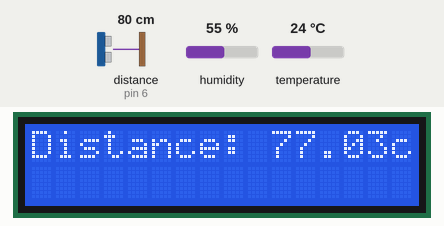
Bench run of a sketch on a simulated Arduino Uno, built with avr-gcc and run on an emulated ATmega328P. Parts: 16×2 character LCD. Wiring (inferred from the names in the program): ultrasonic range finder: trigger pin 7; echo pin 6. The inputs (shaded band) are chosen by the test bench; at power-on: distance to the obstacle (sensor on pin 6) 80 cm, humidity 55 %, temperature 24 °C. The echo pulse lasts 58.3 µs per cm; what the sketch prints to the serial monitor is not drawn.

Above: at 1.2 s.
1.3 s: distance to the obstacle (sensor on pin 6) set to 2 cm
At 3.2 s:
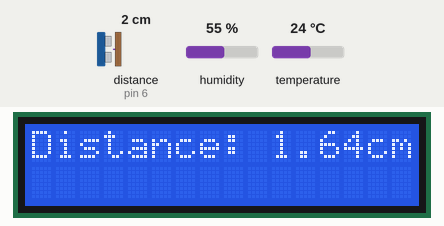
5.1 s: humidity set to 22 %
At 7.5 s:
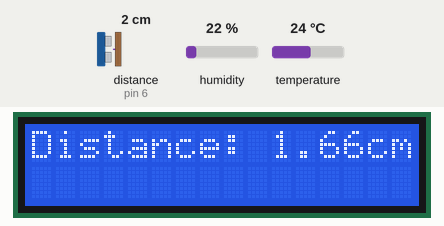
7.7 s: distance to the obstacle (sensor on pin 6) set to 60 cm
At 8.6 s:
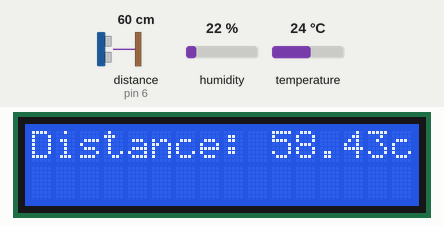
9.7 s: temperature set to 19 °C
At 12.1 s:
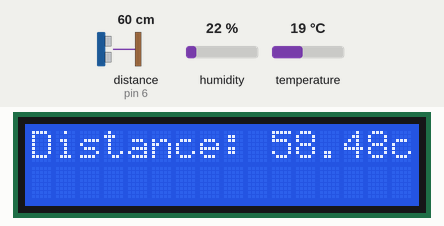
12.3 s: humidity set to 68 %
At 14.1 s:
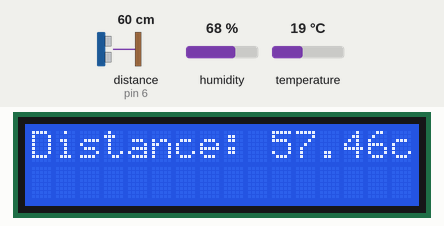
14.4 s: distance to the obstacle (sensor on pin 6) set to 18 cm
At 14.7 s:
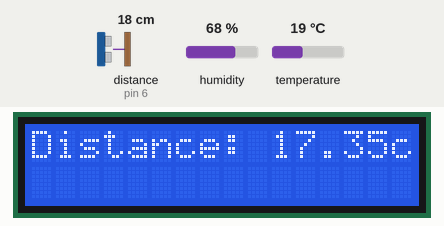
Timing chart, 0 to 16.9 s (numbered marks = the images above; inputs shaded):
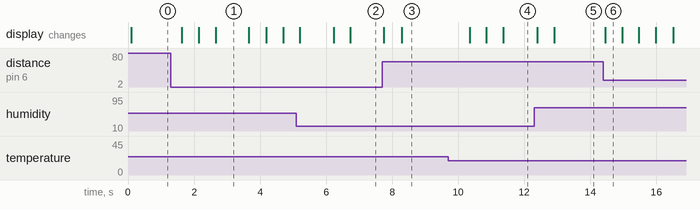

Measured:
- after the input at 1.3 s, the display: changes after 0.32 s (image 1)
- after the input at 5.1 s, the display: first differs from a run without the input after 1.1 s (image 2 shows a later state)
- after the input at 7.7 s, the display: first changes after 0.05 s (image 3 shows a later state)
- after the input at 9.7 s, the display: changes after 0.64 s (image 4)
- after the input at 12.3 s, the display: first changes after 0.10 s (image 5 shows a later state)
- after the input at 14.4 s, the display: changes after 0.06 s (image 6)
- what the display in image 1 shows lasts 1.0 s, from 2.7 s to 3.7 s

The sketch:

UltrasonicOnLCDWithDHT11.ino
```cpp
/*The goal for this lab was was to combine the DHT11 temperature sensor and the Ultrasonic
sensor to provide a more accurate reading*/

#include <DHT.h>
#include <LiquidCrystal.h>
#define DHTPIN 8      // the DHT11 data pin
#define DHTTYPE DHT11 // the DHT11 sensor type
DHT dht(DHTPIN, DHTTYPE);
//Define the echo pin
#define echoPin 6
//define the triPin
#define trigPin 7
#define maxDistance 100
// Pins for LCD display
LiquidCrystal lcd(2, 3, 4, 5, 11, 12);
void setup() {
  Serial.begin(9600);
  //Defining trigPin and echoPin pinModes
  pinMode(trigPin, OUTPUT);
  pinMode(echoPin, INPUT);
  //setting up the LCD
  dht.begin();
  lcd.begin(16, 2);
}
void loop() {
  //variables for the DHT11 sensor
  float temperature = dht.readTemperature();
  float humidity = dht.readHumidity();

  // measure distance using Ultrasonic sensor
  digitalWrite(trigPin, LOW);
  delayMicroseconds(2);
  digitalWrite(trigPin, HIGH);
  delayMicroseconds(10);
  digitalWrite(trigPin, LOW);

  //Variables for the Ultrasonic sensor
  float duration = pulseIn(echoPin, HIGH);
  float distance = duration * 0.034 / 2;
// equation for the compensated distance based on temperature and humidity
    float compensatedDistance = distance / (1 + 0.00016 * temperature + 0.00039 * humidity);
    //Print the Distance to Serial Monitor
    Serial.print("Distance (cm): ");
    Serial.print(compensatedDistance);
    //Print the temperature to Serial Monitor
    Serial.print(", Temperature (C): ");
    Serial.print(temperature);
    //Print the humdity to Serial Monitor
    Serial.print(", Humidity (%): ");
    Serial.println(humidity);
    //set the LCD
  lcd.setCursor(0, 0);
  //Display the distance in cm on the LCD
  lcd.print("Distance: ");
  lcd.print(compensatedDistance);
  lcd.print("cm");
  delay(500);
  }
```
